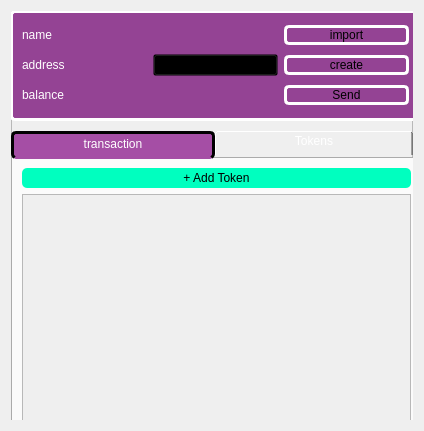
<?xml version="1.0" encoding="UTF-8"?>
<ui version="4.0">
 <class>Form</class>
 <widget class="QWidget" name="Form">
  <property name="geometry">
   <rect>
    <x>0</x>
    <y>0</y>
    <width>424</width>
    <height>431</height>
   </rect>
  </property>
  <property name="windowTitle">
   <string>Form</string>
  </property>
  <layout class="QVBoxLayout" name="verticalLayout">
   <item>
    <widget class="QFrame" name="frame">
     <property name="styleSheet">
      <string notr="true">QFrame#account_options {
	background-color: rgb(148, 67, 148);
	border: 3px solid white;
	border-radius: 5px
}

QLabel {
	color: white;
	
	font: 75 16pt &quot;Myanmar Text&quot;;
}

QLabel::hover {
	color: rgb(234, 234, 234)
}

QPushButton {
	background-color: transparent
}

QPushButton#import_2, QPushButton#send, QPushButton#create {
	border: 3px solid white;
	color: black;
	border-radius: 5px;
	font: 75 10pt &quot;MS Shell Dlg 2&quot;;
}

QPushButton#import_2::hover, QPushButton#send::hover, QPushButton#create::hover {
	background-color: rgb(141, 63, 141)
}

QPushButton#import_2::pressed, QPushButton#send::pressed, QPushButton#create::pressed {
	background-color: rgb(130, 58, 130);
	padding-left: 3px;
	paddind-top: 3px
}

QTabBar:tab {
	width: 198px;
	height: 20px;
	padding-bottom: 5px;
	color: white;
	font: 75 14pt &quot;Urdu Typesetting&quot;;
}

QTabBar:tab:!selected {
	border: 3px solid black;
	border-bottom: 0;
	border-radius: 5px;
	background-color: rgb(165, 78, 165)
}

QTabBar:tab:!selected::hover {
	background-color: rgb(150, 71, 150)
}

QPushButton#add_token {
	height: 20px;
	
	font: 12pt &quot;Myanmar Text&quot;;
	background-color: rgb(0, 255, 191);
	border: white;
	border-radius: 5px
}

QPushButton#add_token::hover {
	background-color: rgb(0, 240, 176)	
}

QPushButton#add_token::pressed {
	background-color: rgb(0, 234, 172)
}</string>
     </property>
     <property name="frameShape">
      <enum>QFrame::StyledPanel</enum>
     </property>
     <property name="frameShadow">
      <enum>QFrame::Raised</enum>
     </property>
     <widget class="QTabWidget" name="tabWidget">
      <property name="geometry">
       <rect>
        <x>0</x>
        <y>120</y>
        <width>411</width>
        <height>301</height>
       </rect>
      </property>
      <property name="cursor">
       <cursorShape>PointingHandCursor</cursorShape>
      </property>
      <property name="currentIndex">
       <number>1</number>
      </property>
      <widget class="QWidget" name="transaction">
       <property name="sizePolicy">
        <sizepolicy hsizetype="Maximum" vsizetype="Preferred">
         <horstretch>0</horstretch>
         <verstretch>0</verstretch>
        </sizepolicy>
       </property>
       <property name="baseSize">
        <size>
         <width>44</width>
         <height>0</height>
        </size>
       </property>
       <attribute name="title">
        <string>transaction</string>
       </attribute>
       <layout class="QVBoxLayout" name="verticalLayout_3">
        <property name="sizeConstraint">
         <enum>QLayout::SetDefaultConstraint</enum>
        </property>
        <item>
         <widget class="QScrollArea" name="scrollArea">
          <property name="widgetResizable">
           <bool>true</bool>
          </property>
          <widget class="QWidget" name="scrollAreaWidgetContents">
           <property name="geometry">
            <rect>
             <x>0</x>
             <y>0</y>
             <width>385</width>
             <height>248</height>
            </rect>
           </property>
          </widget>
         </widget>
        </item>
       </layout>
      </widget>
      <widget class="QWidget" name="tokens">
       <attribute name="title">
        <string>Tokens</string>
       </attribute>
       <layout class="QVBoxLayout" name="verticalLayout_2">
        <item>
         <widget class="QPushButton" name="add_token">
          <property name="cursor">
           <cursorShape>PointingHandCursor</cursorShape>
          </property>
          <property name="text">
           <string>+ Add Token</string>
          </property>
         </widget>
        </item>
        <item>
         <widget class="QScrollArea" name="scrollArea_2">
          <property name="widgetResizable">
           <bool>true</bool>
          </property>
          <widget class="QWidget" name="scrollAreaWidgetContents_2">
           <property name="geometry">
            <rect>
             <x>0</x>
             <y>0</y>
             <width>385</width>
             <height>222</height>
            </rect>
           </property>
          </widget>
         </widget>
        </item>
       </layout>
      </widget>
     </widget>
     <widget class="QFrame" name="account_options">
      <property name="geometry">
       <rect>
        <x>-1</x>
        <y>-1</y>
        <width>411</width>
        <height>111</height>
       </rect>
      </property>
      <property name="frameShape">
       <enum>QFrame::StyledPanel</enum>
      </property>
      <property name="frameShadow">
       <enum>QFrame::Raised</enum>
      </property>
      <layout class="QGridLayout" name="gridLayout">
       <item row="0" column="0">
        <widget class="QLabel" name="account_name">
         <property name="text">
          <string>name</string>
         </property>
        </widget>
       </item>
       <item row="0" column="2">
        <widget class="QPushButton" name="import_2">
         <property name="cursor">
          <cursorShape>PointingHandCursor</cursorShape>
         </property>
         <property name="text">
          <string>import</string>
         </property>
        </widget>
       </item>
       <item row="1" column="0">
        <widget class="QLabel" name="account_address">
         <property name="text">
          <string>address</string>
         </property>
        </widget>
       </item>
       <item row="1" column="2">
        <widget class="QPushButton" name="create">
         <property name="cursor">
          <cursorShape>PointingHandCursor</cursorShape>
         </property>
         <property name="text">
          <string>create</string>
         </property>
        </widget>
       </item>
       <item row="2" column="0">
        <widget class="QLabel" name="balance">
         <property name="text">
          <string>balance</string>
         </property>
        </widget>
       </item>
       <item row="2" column="2">
        <widget class="QPushButton" name="send">
         <property name="cursor">
          <cursorShape>PointingHandCursor</cursorShape>
         </property>
         <property name="text">
          <string>Send</string>
         </property>
        </widget>
       </item>
       <item row="1" column="1">
        <widget class="QPushButton" name="copy">
         <property name="cursor">
          <cursorShape>PointingHandCursor</cursorShape>
         </property>
         <property name="toolTip">
          <string comment="copy" extracomment="copy"/>
         </property>
         <property name="statusTip">
          <string extracomment="copy"/>
         </property>
         <property name="whatsThis">
          <string comment="copy" extracomment="copy"/>
         </property>
         <property name="accessibleName">
          <string comment="copy" extracomment="copy"/>
         </property>
         <property name="accessibleDescription">
          <string comment="copy" extracomment="copy"/>
         </property>
         <property name="text">
          <string comment="copy" extracomment="copy"/>
         </property>
         <property name="icon">
          <iconset>
           <normaloff>copy.png</normaloff>copy.png</iconset>
         </property>
        </widget>
       </item>
      </layout>
     </widget>
    </widget>
   </item>
  </layout>
 </widget>
 <tabstops>
  <tabstop>import_2</tabstop>
  <tabstop>create</tabstop>
  <tabstop>send</tabstop>
  <tabstop>tabWidget</tabstop>
  <tabstop>copy</tabstop>
  <tabstop>scrollArea</tabstop>
  <tabstop>scrollArea_2</tabstop>
 </tabstops>
 <resources/>
 <connections/>
</ui>
